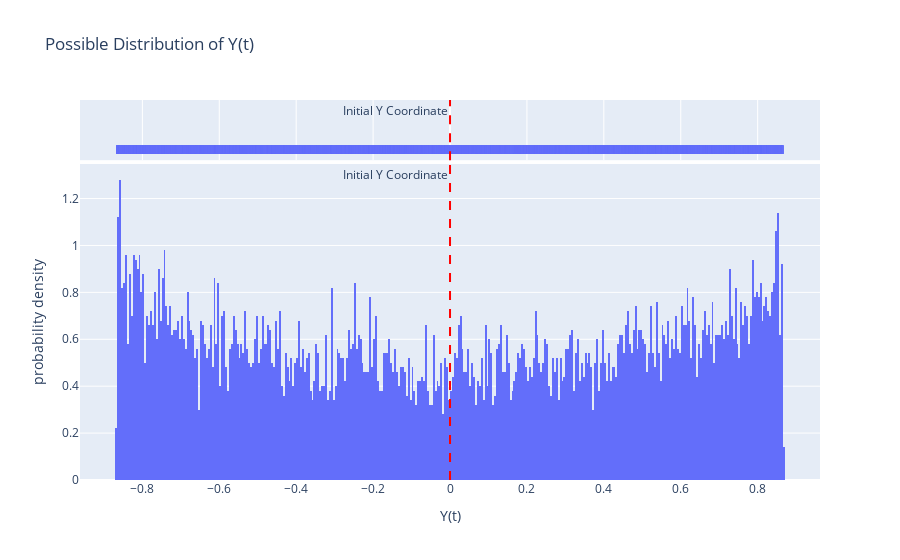
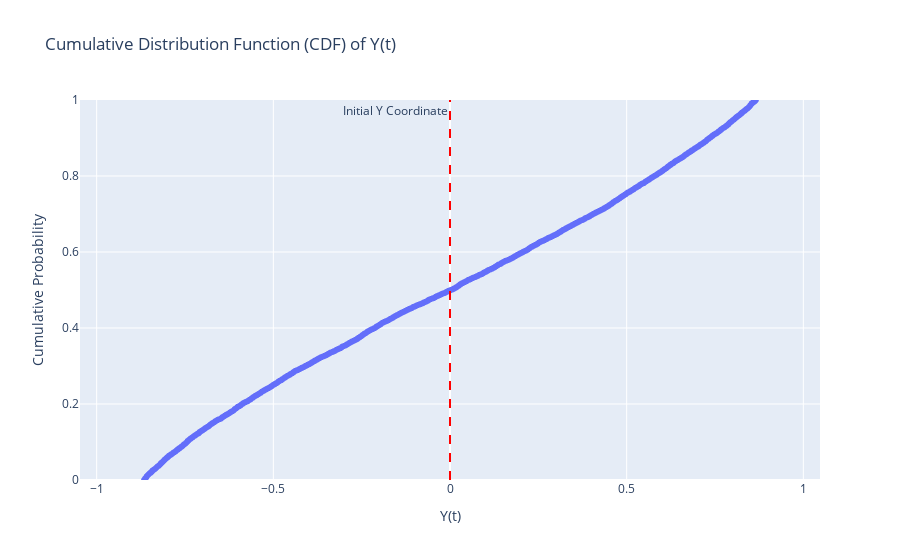

The notebook cell saved with these charts, in order:
### Code cell
# Using Monte Carlo Simulation (generating large no. of samples, and understanding graph)

# Current heading angle at time t = 0
current_θ = 0.0 
# Assume initial x position is 0.0
# Assume initial y position is 0.0

# Generate possible changes in position using Uniform distribution
low_change = np.pi*(-1/3)  # Lower bound of change in heading angle is -60 degrees
high_change = np.pi*(+1/3)  # Upper bound of change in heading angle is +60 degrees
num_samples = 10000  # Number of samples to generate

# Modeling the change as uniform
changes = np.sin(np.random.uniform(low_change, high_change, num_samples))
new_Y = current_θ + changes

# Create DataFrame for new positions
df = pd.DataFrame({'New Y': new_Y})

# Plot wavefront using Plotly Express
fig = px.histogram(df, x='New Y', nbins=500, histnorm='probability density',
                   title=f'Possible Distribution of Y(t)',
                   labels={'New Y': 'Y(t)'},
                   marginal='rug')
fig.add_vline(x=current_θ, line_dash="dash", line_color="red", 
              annotation_text="Initial Y Coordinate", annotation_position="top left")
fig.show()

# Calculate the CDF (cumulative distribution function)
sorted_thetas = np.sort(new_Y)  # Sort thetas in ascending order
cdf_values = np.arange(len(sorted_thetas)) / (len(sorted_thetas) - 1)  # Calculate CDF values

# Create DataFrame for CDF plot
cdf_df = pd.DataFrame({'New Y': sorted_thetas, 'CDF': cdf_values})

# Plot CDF using Plotly Express
fig = px.scatter(cdf_df, x='New Y', y='CDF',
                 title='Cumulative Distribution Function (CDF) of Y(t)',
                 labels={'New Y': 'Y(t)', 'CDF': 'Cumulative Probability'})
fig.add_vline(x=current_θ, line_dash="dash", line_color="red",
              annotation_text="Initial Y Coordinate", annotation_position="top left")
fig.update_layout(xaxis_range=[low_change, high_change], yaxis_range=[0, 1])  # Set axis ranges for clarity
fig.show()

### Figure 1 — Plotly figure (JSON) as saved in the notebook; plotly's stock layout.template omitted (floating-point values rounded to 4 significant figures; data arrays with more than 128 entries replaced by an {"elided": "..."} marker saying what was removed)
{"data": [{"alignmentgroup": "True", "bingroup": "x", "histnorm": "probability density", "hovertemplate": "Y(t)=%{x}<br>probability density=%{y}<extra></extra>", "legendgroup": "", "marker": {"color": "#636efa", "pattern": {"shape": ""}}, "name": "", "nbinsx": 500, "offsetgroup": "", "orientation": "v", "showlegend": false, "type": "histogram", "x": {"elided": "10000 float values"}, "xaxis": "x", "yaxis": "y"}, {"alignmentgroup": "True", "boxpoints": "all", "fillcolor": "rgba(255,255,255,0)", "hoveron": "points", "hovertemplate": "Y(t)=%{x}<extra></extra>", "jitter": 0, "legendgroup": "", "line": {"color": "rgba(255,255,255,0)"}, "marker": {"color": "#636efa", "symbol": "line-ns-open"}, "name": "", "offsetgroup": "", "showlegend": false, "type": "box", "x": {"elided": "10000 float values"}, "xaxis": "x2", "yaxis": "y2"}], "layout": {"annotations": [{"showarrow": false, "text": "Initial Y Coordinate", "x": 0, "xanchor": "right", "xref": "x", "y": 1, "yanchor": "top", "yref": "y domain"}, {"showarrow": false, "text": "Initial Y Coordinate", "x": 0, "xanchor": "right", "xref": "x2", "y": 1, "yanchor": "top", "yref": "y2 domain"}], "barmode": "relative", "legend": {"tracegroupgap": 0}, "shapes": [{"line": {"color": "red", "dash": "dash"}, "type": "line", "x0": 0, "x1": 0, "xref": "x", "y0": 0, "y1": 1, "yref": "y domain"}, {"line": {"color": "red", "dash": "dash"}, "type": "line", "x0": 0, "x1": 0, "xref": "x2", "y0": 0, "y1": 1, "yref": "y2 domain"}], "title": {"text": "Possible Distribution of Y(t)"}, "xaxis": {"anchor": "y", "domain": [0, 1], "title": {"text": "Y(t)"}}, "xaxis2": {"anchor": "y2", "domain": [0, 1], "matches": "x", "showgrid": true, "showticklabels": false}, "yaxis": {"anchor": "x", "domain": [0, 0.8316], "title": {"text": "probability density"}}, "yaxis2": {"anchor": "x2", "domain": [0.8416, 1], "matches": "y2", "showgrid": false, "showline": false, "showticklabels": false, "ticks": ""}}}

### Figure 2 — Plotly figure (JSON) as saved in the notebook; plotly's stock layout.template omitted (floating-point values rounded to 4 significant figures; data arrays with more than 128 entries replaced by an {"elided": "..."} marker saying what was removed)
{"data": [{"hovertemplate": "Y(t)=%{x}<br>Cumulative Probability=%{y}<extra></extra>", "legendgroup": "", "marker": {"color": "#636efa", "symbol": "circle"}, "mode": "markers", "name": "", "showlegend": false, "type": "scattergl", "x": {"elided": "10000 float values"}, "xaxis": "x", "y": {"elided": "10000 float values"}, "yaxis": "y"}], "layout": {"annotations": [{"showarrow": false, "text": "Initial Y Coordinate", "x": 0, "xanchor": "right", "xref": "x", "y": 1, "yanchor": "top", "yref": "y domain"}], "legend": {"tracegroupgap": 0}, "shapes": [{"line": {"color": "red", "dash": "dash"}, "type": "line", "x0": 0, "x1": 0, "xref": "x", "y0": 0, "y1": 1, "yref": "y domain"}], "title": {"text": "Cumulative Distribution Function (CDF) of Y(t)"}, "xaxis": {"anchor": "y", "domain": [0, 1], "range": [-1.047, 1.047], "title": {"text": "Y(t)"}}, "yaxis": {"anchor": "x", "domain": [0, 1], "range": [0, 1], "title": {"text": "Cumulative Probability"}}}}
